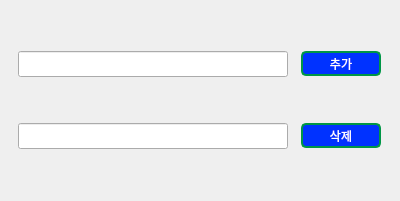
<?xml version="1.0" encoding="UTF-8"?>
<ui version="4.0">
 <class>Dialog</class>
 <widget class="QDialog" name="Dialog">
  <property name="enabled">
   <bool>true</bool>
  </property>
  <property name="geometry">
   <rect>
    <x>0</x>
    <y>0</y>
    <width>400</width>
    <height>201</height>
   </rect>
  </property>
  <property name="sizePolicy">
   <sizepolicy hsizetype="Maximum" vsizetype="Preferred">
    <horstretch>0</horstretch>
    <verstretch>0</verstretch>
   </sizepolicy>
  </property>
  <property name="minimumSize">
   <size>
    <width>400</width>
    <height>201</height>
   </size>
  </property>
  <property name="maximumSize">
   <size>
    <width>16777215</width>
    <height>201</height>
   </size>
  </property>
  <property name="windowTitle">
   <string>고객메일저장 - AI04B</string>
  </property>
  <property name="windowIcon">
   <iconset>
    <normaloff>아이콘3.png</normaloff>아이콘3.png</iconset>
  </property>
  <property name="styleSheet">
   <string notr="true">QPushButton{
	color: rgb(0, 255, 255);
	background-color:  rgb(0, 135, 255);
	border: 2px solid rgb(0, 204, 100);
	border-radius: 5px;
}
QPushButton:pressed { background-color:rgb(35, 200, 100) }

#Dialog{
	background:url(&quot;C:/Users/KB/Desktop/sss/python_work/pythonProject/배경11.png&quot;)
}</string>
  </property>
  <property name="sizeGripEnabled">
   <bool>false</bool>
  </property>
  <property name="modal">
   <bool>false</bool>
  </property>
  <layout class="QGridLayout" name="gridLayout">
   <item row="0" column="0">
    <widget class="QLineEdit" name="lineEdit">
     <property name="sizePolicy">
      <sizepolicy hsizetype="Fixed" vsizetype="Fixed">
       <horstretch>0</horstretch>
       <verstretch>0</verstretch>
      </sizepolicy>
     </property>
     <property name="minimumSize">
      <size>
       <width>270</width>
       <height>26</height>
      </size>
     </property>
     <property name="baseSize">
      <size>
       <width>0</width>
       <height>0</height>
      </size>
     </property>
    </widget>
   </item>
   <item row="0" column="1">
    <widget class="QPushButton" name="pushButton">
     <property name="sizePolicy">
      <sizepolicy hsizetype="Fixed" vsizetype="Fixed">
       <horstretch>40</horstretch>
       <verstretch>70</verstretch>
      </sizepolicy>
     </property>
     <property name="minimumSize">
      <size>
       <width>80</width>
       <height>25</height>
      </size>
     </property>
     <property name="styleSheet">
      <string notr="true">QPushButton{
	color: white;
	background-color:  rgb(0, 50, 255);
	border: 2px solid rgb(0, 150, 70);
	border-radius: 5px;
}</string>
     </property>
     <property name="text">
      <string>추가</string>
     </property>
    </widget>
   </item>
   <item row="1" column="0">
    <widget class="QLineEdit" name="lineEdit_2">
     <property name="enabled">
      <bool>true</bool>
     </property>
     <property name="sizePolicy">
      <sizepolicy hsizetype="Minimum" vsizetype="Maximum">
       <horstretch>150</horstretch>
       <verstretch>70</verstretch>
      </sizepolicy>
     </property>
     <property name="minimumSize">
      <size>
       <width>270</width>
       <height>26</height>
      </size>
     </property>
     <property name="layoutDirection">
      <enum>Qt::LeftToRight</enum>
     </property>
    </widget>
   </item>
   <item row="1" column="1">
    <widget class="QPushButton" name="pushButton_2">
     <property name="sizePolicy">
      <sizepolicy hsizetype="Fixed" vsizetype="Fixed">
       <horstretch>0</horstretch>
       <verstretch>0</verstretch>
      </sizepolicy>
     </property>
     <property name="minimumSize">
      <size>
       <width>80</width>
       <height>25</height>
      </size>
     </property>
     <property name="styleSheet">
      <string notr="true">QPushButton{
	color: white;
	background-color:  rgb(0, 50, 255);
	border: 2px solid rgb(0, 150, 70);
	border-radius: 5px;
}</string>
     </property>
     <property name="text">
      <string>삭제</string>
     </property>
    </widget>
   </item>
  </layout>
 </widget>
 <resources/>
 <connections/>
</ui>
